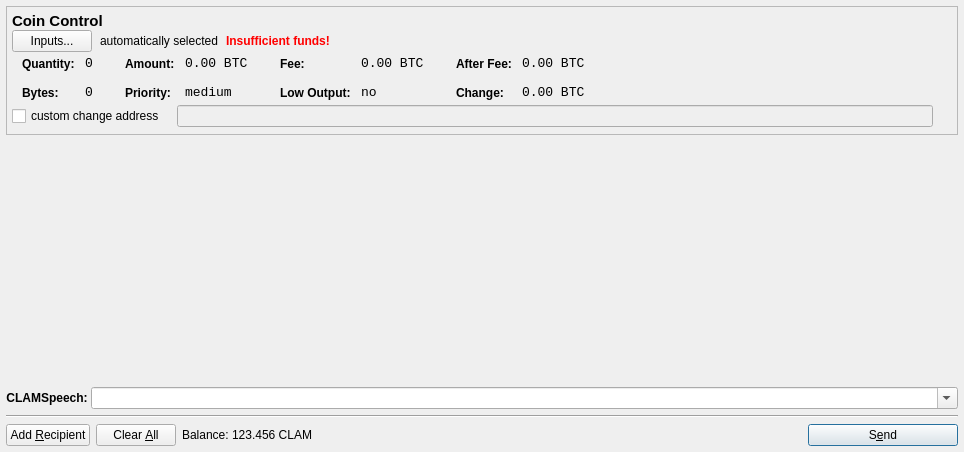
<?xml version="1.0" encoding="UTF-8"?>
<ui version="4.0">
 <class>SendCoinsDialog</class>
 <widget class="QDialog" name="SendCoinsDialog">
  <property name="geometry">
   <rect>
    <x>0</x>
    <y>0</y>
    <width>964</width>
    <height>452</height>
   </rect>
  </property>
  <property name="windowTitle">
   <string>Send Coins</string>
  </property>
  <layout class="QGridLayout" name="gridLayout">
   <property name="leftMargin">
    <number>6</number>
   </property>
   <property name="topMargin">
    <number>6</number>
   </property>
   <property name="rightMargin">
    <number>6</number>
   </property>
   <property name="bottomMargin">
    <number>6</number>
   </property>
   <item row="0" column="0">
    <widget class="QFrame" name="frameCoinControl">
     <property name="sizePolicy">
      <sizepolicy hsizetype="Expanding" vsizetype="MinimumExpanding">
       <horstretch>0</horstretch>
       <verstretch>0</verstretch>
      </sizepolicy>
     </property>
     <property name="maximumSize">
      <size>
       <width>16777215</width>
       <height>16777215</height>
      </size>
     </property>
     <property name="frameShape">
      <enum>QFrame::StyledPanel</enum>
     </property>
     <property name="frameShadow">
      <enum>QFrame::Plain</enum>
     </property>
     <layout class="QVBoxLayout" name="verticalLayoutCoinControl2">
      <property name="spacing">
       <number>6</number>
      </property>
      <property name="leftMargin">
       <number>5</number>
      </property>
      <property name="topMargin">
       <number>5</number>
      </property>
      <property name="rightMargin">
       <number>0</number>
      </property>
      <property name="bottomMargin">
       <number>6</number>
      </property>
      <item>
       <layout class="QVBoxLayout" name="verticalLayoutCoinControl" stretch="0,0,0,0,0">
        <property name="spacing">
         <number>0</number>
        </property>
        <property name="leftMargin">
         <number>0</number>
        </property>
        <property name="topMargin">
         <number>0</number>
        </property>
        <item>
         <layout class="QHBoxLayout" name="horizontalLayoutCoinControl1">
          <property name="bottomMargin">
           <number>0</number>
          </property>
          <item>
           <widget class="QLabel" name="labelCoinControlFeatures">
            <property name="sizePolicy">
             <sizepolicy hsizetype="Preferred" vsizetype="Maximum">
              <horstretch>0</horstretch>
              <verstretch>0</verstretch>
             </sizepolicy>
            </property>
            <property name="font">
             <font>
              <pointsize>11</pointsize>
              <weight>75</weight>
              <bold>true</bold>
             </font>
            </property>
            <property name="styleSheet">
             <string notr="true">font-weight:bold;</string>
            </property>
            <property name="text">
             <string>Coin Control</string>
            </property>
           </widget>
          </item>
         </layout>
        </item>
        <item>
         <layout class="QHBoxLayout" name="horizontalLayoutCoinControl2" stretch="0,0,0,0">
          <property name="spacing">
           <number>8</number>
          </property>
          <property name="bottomMargin">
           <number>0</number>
          </property>
          <item>
           <widget class="QPushButton" name="pushButtonCoinControl">
            <property name="styleSheet">
             <string notr="true"/>
            </property>
            <property name="text">
             <string>Inputs...</string>
            </property>
           </widget>
          </item>
          <item>
           <widget class="QLabel" name="labelCoinControlAutomaticallySelected">
            <property name="text">
             <string>automatically selected</string>
            </property>
            <property name="margin">
             <number>5</number>
            </property>
           </widget>
          </item>
          <item>
           <widget class="QLabel" name="labelCoinControlInsuffFunds">
            <property name="font">
             <font>
              <weight>75</weight>
              <bold>true</bold>
             </font>
            </property>
            <property name="styleSheet">
             <string notr="true">color:red;font-weight:bold;</string>
            </property>
            <property name="text">
             <string>Insufficient funds!</string>
            </property>
            <property name="margin">
             <number>5</number>
            </property>
           </widget>
          </item>
          <item>
           <spacer name="horizontalSpacerCoinControl">
            <property name="orientation">
             <enum>Qt::Horizontal</enum>
            </property>
            <property name="sizeHint" stdset="0">
             <size>
              <width>40</width>
              <height>1</height>
             </size>
            </property>
           </spacer>
          </item>
         </layout>
        </item>
        <item>
         <widget class="QWidget" name="widgetCoinControl" native="true">
          <property name="sizePolicy">
           <sizepolicy hsizetype="Preferred" vsizetype="Preferred">
            <horstretch>0</horstretch>
            <verstretch>0</verstretch>
           </sizepolicy>
          </property>
          <property name="minimumSize">
           <size>
            <width>0</width>
            <height>0</height>
           </size>
          </property>
          <property name="styleSheet">
           <string notr="true"/>
          </property>
          <layout class="QHBoxLayout" name="horizontalLayoutCoinControl5">
           <property name="leftMargin">
            <number>0</number>
           </property>
           <property name="topMargin">
            <number>0</number>
           </property>
           <property name="rightMargin">
            <number>0</number>
           </property>
           <property name="bottomMargin">
            <number>0</number>
           </property>
           <item>
            <layout class="QHBoxLayout" name="horizontalLayoutCoinControl3" stretch="0,0,0,1">
             <property name="spacing">
              <number>20</number>
             </property>
             <property name="topMargin">
              <number>0</number>
             </property>
             <property name="bottomMargin">
              <number>0</number>
             </property>
             <item>
              <layout class="QFormLayout" name="formLayoutCoinControl1">
               <property name="horizontalSpacing">
                <number>10</number>
               </property>
               <property name="verticalSpacing">
                <number>14</number>
               </property>
               <property name="leftMargin">
                <number>10</number>
               </property>
               <property name="topMargin">
                <number>4</number>
               </property>
               <property name="rightMargin">
                <number>6</number>
               </property>
               <item row="0" column="0">
                <widget class="QLabel" name="labelCoinControlQuantityText">
                 <property name="styleSheet">
                  <string notr="true">font-weight:bold;</string>
                 </property>
                 <property name="text">
                  <string>Quantity:</string>
                 </property>
                 <property name="margin">
                  <number>0</number>
                 </property>
                </widget>
               </item>
               <item row="0" column="1">
                <widget class="QLabel" name="labelCoinControlQuantity">
                 <property name="font">
                  <font>
                   <family>Monospace</family>
                   <pointsize>10</pointsize>
                  </font>
                 </property>
                 <property name="cursor">
                  <cursorShape>IBeamCursor</cursorShape>
                 </property>
                 <property name="contextMenuPolicy">
                  <enum>Qt::ActionsContextMenu</enum>
                 </property>
                 <property name="text">
                  <string notr="true">0</string>
                 </property>
                 <property name="margin">
                  <number>0</number>
                 </property>
                 <property name="textInteractionFlags">
                  <set>Qt::LinksAccessibleByMouse|Qt::TextSelectableByKeyboard|Qt::TextSelectableByMouse</set>
                 </property>
                </widget>
               </item>
               <item row="1" column="0">
                <widget class="QLabel" name="labelCoinControlBytesText">
                 <property name="styleSheet">
                  <string notr="true">font-weight:bold;</string>
                 </property>
                 <property name="text">
                  <string>Bytes:</string>
                 </property>
                </widget>
               </item>
               <item row="1" column="1">
                <widget class="QLabel" name="labelCoinControlBytes">
                 <property name="font">
                  <font>
                   <family>Monospace</family>
                   <pointsize>10</pointsize>
                  </font>
                 </property>
                 <property name="cursor">
                  <cursorShape>IBeamCursor</cursorShape>
                 </property>
                 <property name="contextMenuPolicy">
                  <enum>Qt::ActionsContextMenu</enum>
                 </property>
                 <property name="text">
                  <string notr="true">0</string>
                 </property>
                 <property name="textInteractionFlags">
                  <set>Qt::LinksAccessibleByMouse|Qt::TextSelectableByKeyboard|Qt::TextSelectableByMouse</set>
                 </property>
                </widget>
               </item>
              </layout>
             </item>
             <item>
              <layout class="QFormLayout" name="formLayoutCoinControl2">
               <property name="horizontalSpacing">
                <number>10</number>
               </property>
               <property name="verticalSpacing">
                <number>14</number>
               </property>
               <property name="leftMargin">
                <number>6</number>
               </property>
               <property name="topMargin">
                <number>4</number>
               </property>
               <property name="rightMargin">
                <number>6</number>
               </property>
               <item row="0" column="0">
                <widget class="QLabel" name="labelCoinControlAmountText">
                 <property name="styleSheet">
                  <string notr="true">font-weight:bold;</string>
                 </property>
                 <property name="text">
                  <string>Amount:</string>
                 </property>
                 <property name="margin">
                  <number>0</number>
                 </property>
                </widget>
               </item>
               <item row="0" column="1">
                <widget class="QLabel" name="labelCoinControlAmount">
                 <property name="font">
                  <font>
                   <family>Monospace</family>
                   <pointsize>10</pointsize>
                  </font>
                 </property>
                 <property name="cursor">
                  <cursorShape>IBeamCursor</cursorShape>
                 </property>
                 <property name="contextMenuPolicy">
                  <enum>Qt::ActionsContextMenu</enum>
                 </property>
                 <property name="text">
                  <string notr="true">0.00 BTC</string>
                 </property>
                 <property name="textInteractionFlags">
                  <set>Qt::LinksAccessibleByMouse|Qt::TextSelectableByKeyboard|Qt::TextSelectableByMouse</set>
                 </property>
                </widget>
               </item>
               <item row="1" column="0">
                <widget class="QLabel" name="labelCoinControlPriorityText">
                 <property name="styleSheet">
                  <string notr="true">font-weight:bold;</string>
                 </property>
                 <property name="text">
                  <string>Priority:</string>
                 </property>
                </widget>
               </item>
               <item row="1" column="1">
                <widget class="QLabel" name="labelCoinControlPriority">
                 <property name="font">
                  <font>
                   <family>Monospace</family>
                   <pointsize>10</pointsize>
                  </font>
                 </property>
                 <property name="cursor">
                  <cursorShape>IBeamCursor</cursorShape>
                 </property>
                 <property name="contextMenuPolicy">
                  <enum>Qt::ActionsContextMenu</enum>
                 </property>
                 <property name="text">
                  <string>medium</string>
                 </property>
                 <property name="textInteractionFlags">
                  <set>Qt::LinksAccessibleByMouse|Qt::TextSelectableByKeyboard|Qt::TextSelectableByMouse</set>
                 </property>
                </widget>
               </item>
              </layout>
             </item>
             <item>
              <layout class="QFormLayout" name="formLayoutCoinControl3">
               <property name="horizontalSpacing">
                <number>10</number>
               </property>
               <property name="verticalSpacing">
                <number>14</number>
               </property>
               <property name="leftMargin">
                <number>6</number>
               </property>
               <property name="topMargin">
                <number>4</number>
               </property>
               <property name="rightMargin">
                <number>6</number>
               </property>
               <item row="0" column="0">
                <widget class="QLabel" name="labelCoinControlFeeText">
                 <property name="styleSheet">
                  <string notr="true">font-weight:bold;</string>
                 </property>
                 <property name="text">
                  <string>Fee:</string>
                 </property>
                 <property name="margin">
                  <number>0</number>
                 </property>
                </widget>
               </item>
               <item row="0" column="1">
                <widget class="QLabel" name="labelCoinControlFee">
                 <property name="font">
                  <font>
                   <family>Monospace</family>
                   <pointsize>10</pointsize>
                  </font>
                 </property>
                 <property name="cursor">
                  <cursorShape>IBeamCursor</cursorShape>
                 </property>
                 <property name="contextMenuPolicy">
                  <enum>Qt::ActionsContextMenu</enum>
                 </property>
                 <property name="text">
                  <string notr="true">0.00 BTC</string>
                 </property>
                 <property name="textInteractionFlags">
                  <set>Qt::LinksAccessibleByMouse|Qt::TextSelectableByKeyboard|Qt::TextSelectableByMouse</set>
                 </property>
                </widget>
               </item>
               <item row="1" column="0">
                <widget class="QLabel" name="labelCoinControlLowOutputText">
                 <property name="styleSheet">
                  <string notr="true">font-weight:bold;</string>
                 </property>
                 <property name="text">
                  <string>Low Output:</string>
                 </property>
                </widget>
               </item>
               <item row="1" column="1">
                <widget class="QLabel" name="labelCoinControlLowOutput">
                 <property name="font">
                  <font>
                   <family>Monospace</family>
                   <pointsize>10</pointsize>
                  </font>
                 </property>
                 <property name="cursor">
                  <cursorShape>IBeamCursor</cursorShape>
                 </property>
                 <property name="contextMenuPolicy">
                  <enum>Qt::ActionsContextMenu</enum>
                 </property>
                 <property name="text">
                  <string>no</string>
                 </property>
                 <property name="textInteractionFlags">
                  <set>Qt::LinksAccessibleByMouse|Qt::TextSelectableByKeyboard|Qt::TextSelectableByMouse</set>
                 </property>
                </widget>
               </item>
              </layout>
             </item>
             <item>
              <layout class="QFormLayout" name="formLayoutCoinControl4">
               <property name="horizontalSpacing">
                <number>10</number>
               </property>
               <property name="verticalSpacing">
                <number>14</number>
               </property>
               <property name="leftMargin">
                <number>6</number>
               </property>
               <property name="topMargin">
                <number>4</number>
               </property>
               <property name="rightMargin">
                <number>6</number>
               </property>
               <item row="0" column="0">
                <widget class="QLabel" name="labelCoinControlAfterFeeText">
                 <property name="styleSheet">
                  <string notr="true">font-weight:bold;</string>
                 </property>
                 <property name="text">
                  <string>After Fee:</string>
                 </property>
                 <property name="margin">
                  <number>0</number>
                 </property>
                </widget>
               </item>
               <item row="0" column="1">
                <widget class="QLabel" name="labelCoinControlAfterFee">
                 <property name="font">
                  <font>
                   <family>Monospace</family>
                   <pointsize>10</pointsize>
                  </font>
                 </property>
                 <property name="cursor">
                  <cursorShape>IBeamCursor</cursorShape>
                 </property>
                 <property name="contextMenuPolicy">
                  <enum>Qt::ActionsContextMenu</enum>
                 </property>
                 <property name="text">
                  <string notr="true">0.00 BTC</string>
                 </property>
                 <property name="textInteractionFlags">
                  <set>Qt::LinksAccessibleByMouse|Qt::TextSelectableByKeyboard|Qt::TextSelectableByMouse</set>
                 </property>
                </widget>
               </item>
               <item row="1" column="0">
                <widget class="QLabel" name="labelCoinControlChangeText">
                 <property name="styleSheet">
                  <string notr="true">font-weight:bold;</string>
                 </property>
                 <property name="text">
                  <string>Change:</string>
                 </property>
                </widget>
               </item>
               <item row="1" column="1">
                <widget class="QLabel" name="labelCoinControlChange">
                 <property name="font">
                  <font>
                   <family>Monospace</family>
                   <pointsize>10</pointsize>
                  </font>
                 </property>
                 <property name="cursor">
                  <cursorShape>IBeamCursor</cursorShape>
                 </property>
                 <property name="contextMenuPolicy">
                  <enum>Qt::ActionsContextMenu</enum>
                 </property>
                 <property name="text">
                  <string notr="true">0.00 BTC</string>
                 </property>
                 <property name="textInteractionFlags">
                  <set>Qt::LinksAccessibleByMouse|Qt::TextSelectableByKeyboard|Qt::TextSelectableByMouse</set>
                 </property>
                </widget>
               </item>
              </layout>
             </item>
            </layout>
           </item>
          </layout>
         </widget>
        </item>
        <item>
         <layout class="QHBoxLayout" name="horizontalLayoutCoinControl4" stretch="0,0,0">
          <property name="spacing">
           <number>12</number>
          </property>
          <property name="sizeConstraint">
           <enum>QLayout::SetDefaultConstraint</enum>
          </property>
          <property name="topMargin">
           <number>5</number>
          </property>
          <property name="rightMargin">
           <number>5</number>
          </property>
          <item>
           <widget class="QCheckBox" name="checkBoxCoinControlChange">
            <property name="text">
             <string>custom change address</string>
            </property>
           </widget>
          </item>
          <item>
           <widget class="QLineEdit" name="lineEditCoinControlChange">
            <property name="enabled">
             <bool>false</bool>
            </property>
            <property name="sizePolicy">
             <sizepolicy hsizetype="Expanding" vsizetype="Fixed">
              <horstretch>0</horstretch>
              <verstretch>0</verstretch>
             </sizepolicy>
            </property>
           </widget>
          </item>
          <item>
           <widget class="QLabel" name="labelCoinControlChangeLabel">
            <property name="sizePolicy">
             <sizepolicy hsizetype="Preferred" vsizetype="Expanding">
              <horstretch>0</horstretch>
              <verstretch>0</verstretch>
             </sizepolicy>
            </property>
            <property name="minimumSize">
             <size>
              <width>0</width>
              <height>0</height>
             </size>
            </property>
            <property name="text">
             <string/>
            </property>
            <property name="margin">
             <number>3</number>
            </property>
           </widget>
          </item>
         </layout>
        </item>
        <item>
         <spacer name="verticalSpacerCoinControl">
          <property name="orientation">
           <enum>Qt::Vertical</enum>
          </property>
          <property name="sizeType">
           <enum>QSizePolicy::MinimumExpanding</enum>
          </property>
          <property name="sizeHint" stdset="0">
           <size>
            <width>800</width>
            <height>1</height>
           </size>
          </property>
         </spacer>
        </item>
       </layout>
      </item>
     </layout>
    </widget>
   </item>
   <item row="1" column="0">
    <widget class="QScrollArea" name="scrollArea">
     <property name="frameShape">
      <enum>QFrame::NoFrame</enum>
     </property>
     <property name="widgetResizable">
      <bool>true</bool>
     </property>
     <widget class="QWidget" name="scrollAreaWidgetContents">
      <property name="geometry">
       <rect>
        <x>0</x>
        <y>0</y>
        <width>952</width>
        <height>197</height>
       </rect>
      </property>
      <layout class="QVBoxLayout" name="verticalLayout_2">
       <property name="leftMargin">
        <number>0</number>
       </property>
       <property name="topMargin">
        <number>0</number>
       </property>
       <property name="rightMargin">
        <number>0</number>
       </property>
       <property name="bottomMargin">
        <number>0</number>
       </property>
       <item>
        <layout class="QVBoxLayout" name="entries">
         <property name="spacing">
          <number>6</number>
         </property>
        </layout>
       </item>
       <item>
        <spacer name="verticalSpacer">
         <property name="orientation">
          <enum>Qt::Vertical</enum>
         </property>
         <property name="sizeType">
          <enum>QSizePolicy::Expanding</enum>
         </property>
         <property name="sizeHint" stdset="0">
          <size>
           <width>800</width>
           <height>800</height>
          </size>
         </property>
        </spacer>
       </item>
      </layout>
     </widget>
    </widget>
   </item>
   <item row="2" column="0">
    <layout class="QHBoxLayout" name="horizontalLayoutCLAMSpeech">
     <property name="spacing">
      <number>0</number>
     </property>
     <property name="sizeConstraint">
      <enum>QLayout::SetMinimumSize</enum>
     </property>
     <item>
      <widget class="QLabel" name="labelCLAMSpeech">
       <property name="font">
        <font>
         <weight>75</weight>
         <bold>true</bold>
        </font>
       </property>
       <property name="text">
        <string>CLAMSpeech: </string>
       </property>
       <property name="alignment">
        <set>Qt::AlignLeading|Qt::AlignLeft|Qt::AlignRight|Qt::AlignTrailing|Qt::AlignVCenter</set>
       </property>
      </widget>
     </item>
     <item>
      <widget class="QComboBox" name="mercuryQuotes">
       <property name="sizePolicy">
        <sizepolicy hsizetype="Expanding" vsizetype="Fixed">
         <horstretch>0</horstretch>
         <verstretch>0</verstretch>
        </sizepolicy>
       </property>
       <property name="editable">
        <bool>true</bool>
       </property>
       <property name="maxVisibleItems">
        <number>20</number>
       </property>
      </widget>
     </item>
    </layout>
   </item>
   <item row="4" column="0">
    <layout class="QHBoxLayout" name="horizontalLayout">
     <item>
      <widget class="QPushButton" name="addButton">
       <property name="toolTip">
        <string>Send to multiple recipients at once</string>
       </property>
       <property name="text">
        <string>Add &amp;Recipient</string>
       </property>
       <property name="icon">
        <iconset resource="../bitcoin.qrc">
         <normaloff>:/icons/add</normaloff>:/icons/add</iconset>
       </property>
       <property name="autoDefault">
        <bool>false</bool>
       </property>
      </widget>
     </item>
     <item>
      <widget class="QPushButton" name="clearButton">
       <property name="sizePolicy">
        <sizepolicy hsizetype="Minimum" vsizetype="Fixed">
         <horstretch>0</horstretch>
         <verstretch>0</verstretch>
        </sizepolicy>
       </property>
       <property name="toolTip">
        <string>Remove all transaction fields</string>
       </property>
       <property name="text">
        <string>Clear &amp;All</string>
       </property>
       <property name="icon">
        <iconset resource="../bitcoin.qrc">
         <normaloff>:/icons/remove</normaloff>:/icons/remove</iconset>
       </property>
       <property name="autoRepeatDelay">
        <number>300</number>
       </property>
       <property name="autoDefault">
        <bool>false</bool>
       </property>
      </widget>
     </item>
     <item>
      <layout class="QHBoxLayout" name="horizontalLayout_2">
       <property name="spacing">
        <number>3</number>
       </property>
       <item>
        <widget class="QLabel" name="label">
         <property name="text">
          <string>Balance:</string>
         </property>
        </widget>
       </item>
       <item>
        <widget class="QLabel" name="labelBalance">
         <property name="cursor">
          <cursorShape>IBeamCursor</cursorShape>
         </property>
         <property name="text">
          <string>123.456 CLAM</string>
         </property>
         <property name="textInteractionFlags">
          <set>Qt::LinksAccessibleByMouse|Qt::TextSelectableByKeyboard|Qt::TextSelectableByMouse</set>
         </property>
        </widget>
       </item>
      </layout>
     </item>
     <item>
      <spacer name="horizontalSpacer">
       <property name="orientation">
        <enum>Qt::Horizontal</enum>
       </property>
       <property name="sizeHint" stdset="0">
        <size>
         <width>40</width>
         <height>20</height>
        </size>
       </property>
      </spacer>
     </item>
     <item>
      <widget class="QPushButton" name="sendButton">
       <property name="minimumSize">
        <size>
         <width>150</width>
         <height>0</height>
        </size>
       </property>
       <property name="toolTip">
        <string>Confirm the send action</string>
       </property>
       <property name="text">
        <string>S&amp;end</string>
       </property>
       <property name="icon">
        <iconset resource="../bitcoin.qrc">
         <normaloff>:/icons/send</normaloff>:/icons/send</iconset>
       </property>
       <property name="default">
        <bool>true</bool>
       </property>
      </widget>
     </item>
    </layout>
   </item>
   <item row="3" column="0">
    <widget class="Line" name="line">
     <property name="orientation">
      <enum>Qt::Horizontal</enum>
     </property>
    </widget>
   </item>
  </layout>
 </widget>
 <resources>
  <include location="../bitcoin.qrc"/>
 </resources>
 <connections/>
</ui>
